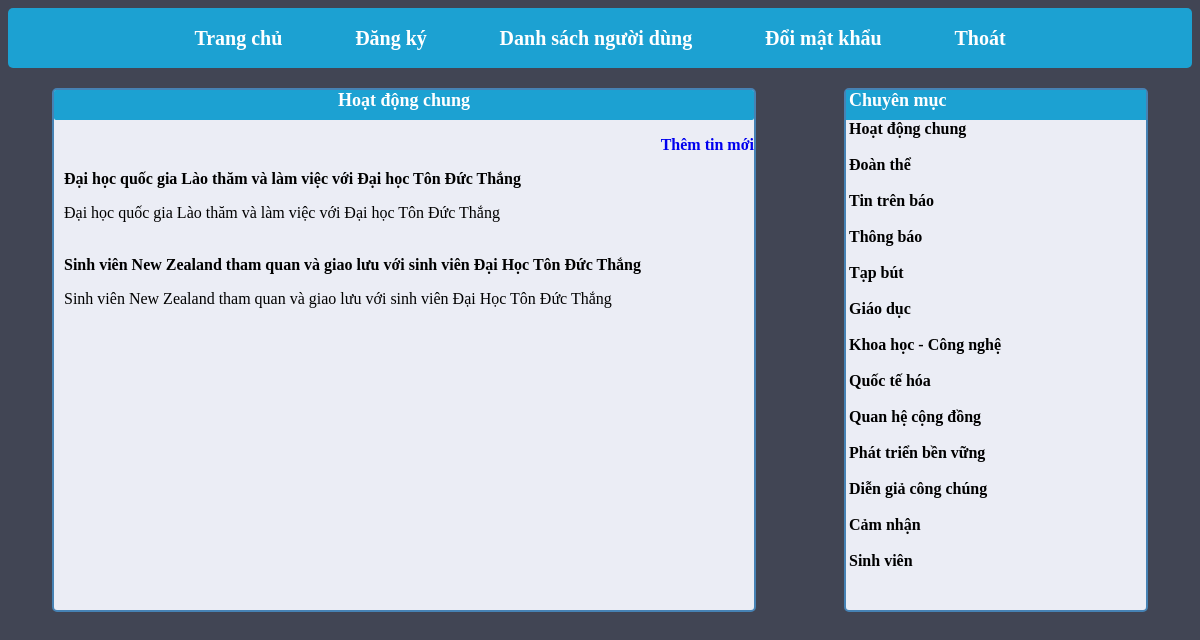
The app's page /admin/news.php?id=1 (signed in) with its own data.
### tables this page shows
CREATE TABLE `nhomtin` (
  `idNhom` char(5) NOT NULL,
  `tenNhom` varchar(60) NOT NULL
);

CREATE TABLE `bantin` (
  `idTin` mediumint(9) NOT NULL,
  `idNhom` char(5) NOT NULL,
  `tieude` varchar(150) NOT NULL,
  `trichdan` text NOT NULL,
  `anhtrichdan` longblob NOT NULL,
  `noidung` text NOT NULL
);

### admin/news.php (the view, shortened to what this page needs)
<?php
    include 'data.php'
?>
<!DOCTYPE html>
<html lang="en">
<head>
    <link href="style.css?v=<?php echo time(); ?>" media="all" rel="stylesheet" type="text/css"/>
</head>
<body>
<div id="wrapper">
<?php
include 'top.php';
?>
<div class="main">
        <div id="middle">
            <?php
                if(isset($_GET['id'])){
                    $id=$_GET['id'];
                    $sql="SELECT tennhom FROM nhomtin WHERE idnhom='$id'";
                    $result = mysqli_query($conn,$sql);
                    $row=mysqli_fetch_assoc($result);
            ?>
            <div id="banner"> <?php echo $row['tennhom']; ?></div>
            <div id="content">
            <?php
            echo "<p align='right'>";
            echo "<a href='newsadd.php?idn=$id' style='text-decoration: none; font-weight:bold'>Thêm tin mới </a>";
            echo "</p>";
            $sql= "SELECT * FROM bantin WHERE idNhom='$id' ORDER BY idTin DESC LIMIT 10";
            $result = mysqli_query($conn,$sql);
                    while($row=mysqli_fetch_assoc($result)){
                        $tieude=$row['tieude'];
                        echo "<a class='news-link' href='newsdetail.php?idn=".$row['idNhom']."&id=".$row['idTin']."'>".$row['tieude']."</a>";
                        echo "<br><p class='quote'>$tieude<p><br>";
                    }
            }
            ?>
            </div>
        </div>
<?php
include 'right.php'
?>
</div>
</div>
</body>
</html>

### admin/right.php (shortened to what this page needs)
<?php
  include 'data.php'
?>
<div id="right">
    <div class="newsgroup-menu"> <p>Chuyên mục</p></div>
        <div class="newsgroup">
<?php
			$sql = "select * from nhomtin order by idNhom ASC";
            $result = mysqli_query($conn,$sql);
            if (mysqli_num_rows($result) > 0) {
				while($row=mysqli_fetch_assoc($result)) {
					echo "<div class='group-field'><a class='group-links' href='news.php?id=".$row['idNhom']."'>".$row['tenNhom']." </a></div>" ."<br>";
				}
			}
			else echo "không có bản ghi nào!";
?>
        </div>
</div>

### admin/style.css (style rules this page uses)
body { background-color:#414554; }
.main { display: flex; justify-content: space-around; margin-top: 20px }
#middle { border: 2px solid steelblue; border-radius: 5px; width: 700px; background-color:#ebedf5; }
#right { border: 2px solid steelblue; border-radius: 5px; width: 300px; background-color:#ebedf5; height: 520px; }
#banner { text-align: center; background-color:#1CA1D2; border-radius: 2px; height: 30px; color: white; font-weight: bold; font-size:18px; }
.newsgroup-menu { margin-top: -18px; background-color:#1CA1D2; height: 30px; font-weight:bold; }
.newsgroup-menu p { font-size:18px; color: white; padding-left:3px }
.group-links { text-decoration:none; color: #000; padding-left:3px; font-weight:bold; }
.news-link { text-decoration: none; color: #000; padding-left:10px; font-weight:bold; }
.quote { padding-left:10px; }

### records on screen
nhomtin: tenNhom "Hoạt động chung"
bantin: tieude "Đại học quốc gia Lào thăm và làm việc với Đại học Tôn Đức Thắng"
bantin: tieude "Sinh viên New Zealand tham quan và giao lưu với sinh viên Đại Học Tôn Đức Thắng"
nhomtin: tenNhom "Đoàn thể"
nhomtin: tenNhom "Tin trên báo"
nhomtin: tenNhom "Thông báo"
nhomtin: tenNhom "Tạp bút"
nhomtin: tenNhom "Giáo dục"
nhomtin: tenNhom "Khoa học - Công nghệ"
nhomtin: tenNhom "Quốc tế hóa"
nhomtin: tenNhom "Quan hệ cộng đồng"
nhomtin: tenNhom "Phát triển bền vững"
nhomtin: tenNhom "Diễn giả công chúng"
nhomtin: tenNhom "Cảm nhận"
nhomtin: tenNhom "Sinh viên"
